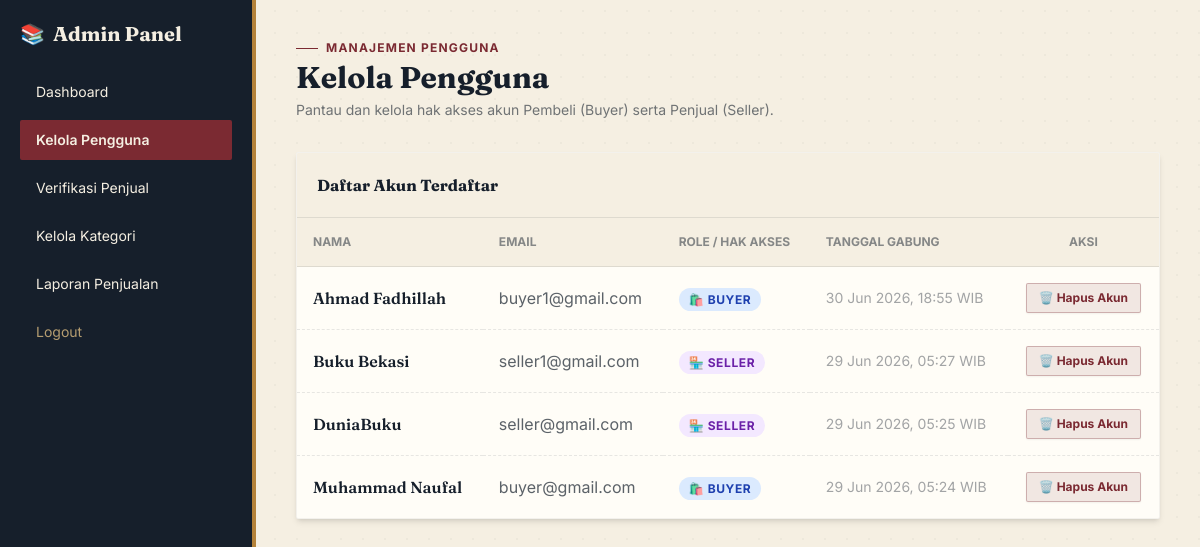
Screenshot of /admin/manage_users.php (signed in) with the database file from the repository.
### tables this page shows
CREATE TABLE `users` (
  `id` int(11) NOT NULL,
  `name` varchar(100) NOT NULL,
  `email` varchar(100) NOT NULL,
  `password` varchar(255) NOT NULL,
  `full_name` varchar(100) DEFAULT NULL,
  `phone` varchar(20) DEFAULT NULL,
  `address` text DEFAULT NULL,
  `role` enum('admin','seller','buyer') NOT NULL,
  `created_at` timestamp NOT NULL DEFAULT current_timestamp(),
  `is_verified` tinyint(1) DEFAULT 0
);

### admin/manage_users.php (the view, shortened to what this page needs)
<?php
include '../config/database.php';
$query_users = mysqli_query($db, "SELECT id, name, email, role, created_at FROM users WHERE role != 'admin' ORDER BY id DESC");
$current_page = basename($_SERVER['PHP_SELF']);
?>
<!DOCTYPE html>
<html lang="id">
<head>
    <script src="https://cdn.tailwindcss.com"></script>
</head>
<body class="bg-paper flex min-h-screen font-sans text-ink">
    <div class="bg-ink text-paper w-64 min-h-screen p-5 space-y-6 shrink-0 border-r-4 border-brass">
        <h2 class="text-xl font-serif font-bold flex items-center gap-2"><span class="text-brass-light">📚</span> Admin Panel</h2>
        <nav class="space-y-2 flex flex-col text-sm">
            <a href="index.php" class="<?= ($current_page == 'index.php') ? 'bg-maroon font-semibold' : 'hover:bg-ink-light' ?> px-4 py-2.5 rounded-sm transition">
                Dashboard
            </a>
            <a href="manage_users.php" class="<?= ($current_page == 'manage_users.php') ? 'bg-maroon font-semibold' : 'hover:bg-ink-light' ?> px-4 py-2.5 rounded-sm transition">
                Kelola Pengguna
            </a>
            <a href="verify_sellers.php" class="<?= ($current_page == 'verify_sellers.php') ? 'bg-maroon font-semibold' : 'hover:bg-ink-light' ?> px-4 py-2.5 rounded-sm transition">
                Verifikasi Penjual
            </a>
            <a href="manage_categories.php" class="<?= ($current_page == 'manage_categories.php') ? 'bg-maroon font-semibold' : 'hover:bg-ink-light' ?> px-4 py-2.5 rounded-sm transition">
                Kelola Kategori
            </a>
            <a href="report.php" class="<?= ($current_page == 'report.php') ? 'bg-maroon font-semibold' : 'hover:bg-ink-light' ?> px-4 py-2.5 rounded-sm transition">
                Laporan Penjualan
            </a>
            <a href="../auth/logout.php" class="text-brass-light/80 hover:bg-ink-light px-4 py-2.5 rounded-sm mt-10 transition">
                Logout
            </a>
        </nav>
    </div>
    <div class="flex-1 p-10">
        <div class="mb-8">
            <p class="eyebrow text-xs font-bold uppercase tracking-widest text-maroon mb-1">Manajemen Pengguna</p>
            <h1 class="text-3xl font-serif font-bold text-ink">Kelola Pengguna</h1>
            <p class="text-sm text-ink/60 mt-1">Pantau dan kelola hak akses akun Pembeli (Buyer) serta Penjual (Seller).</p>
        </div>
        <div class="bg-card rounded-sm shadow-md overflow-hidden border border-ink/5">
            <div class="p-5 bg-paper border-b border-ink/10">
                <h3 class="font-serif font-bold text-ink">Daftar Akun Terdaftar</h3>
            </div>
            <div class="overflow-x-auto">
                <table class="w-full border-collapse text-left">
                    <thead>
                        <tr class="bg-paper text-ink/50 font-bold uppercase text-xs border-b border-ink/10">
                            <th class="p-4">Nama</th>
                            <th class="p-4">Email</th>
                            <th class="p-4">Role / Hak Akses</th>
                            <th class="p-4">Tanggal Gabung</th>
                            <th class="p-4 text-center">Aksi</th>
                        </tr>
                    </thead>
                    <tbody class="divide-y divide-dashed divide-ink/10">
                        <?php if (mysqli_num_rows($query_users) > 0) : ?>
                            <?php while ($user = mysqli_fetch_assoc($query_users)) : ?>
                                <tr class="hover:bg-paper/60 transition">
                                    <td class="p-4 font-serif font-semibold text-ink"><?= htmlspecialchars($user['name']); ?></td>
                                    <td class="p-4 text-ink/70"><?= htmlspecialchars($user['email']); ?></td>
                                    <td class="p-4">
                                        <?php if ($user['role'] === 'seller') : ?>
                                            <span class="bg-purple-100 text-purple-800 font-bold text-xs px-2.5 py-1 rounded-full uppercase tracking-wider">🏪 Seller</span>
                                        <?php else : ?>
                                            <span class="bg-blue-100 text-blue-800 font-bold text-xs px-2.5 py-1 rounded-full uppercase tracking-wider">🛍️ Buyer</span>
                                        <?php endif; ?>
                                    </td>
                                    <td class="p-4 text-sm text-ink/40"><?= date('d M Y, H:i', strtotime($user['created_at'])); ?> WIB</td>
                                    <td class="p-4 text-center">
                                        <button type="button"
                                            data-url="manage_users.php?action=delete&id=<?= $user['id']; ?>"
                                            data-title="Hapus Akun Ini?"
                                            data-message="Akun <strong><?= htmlspecialchars($user['name']); ?></strong> akan dihapus permanen dan tidak bisa dikembalikan."
                                            data-confirm-label="Ya, Hapus"
                                            data-confirm-color="red"
                                            onclick="openConfirm(this)"
                                            class="inline-block bg-maroon/10 hover:bg-maroon text-maroon hover:text-paper border border-maroon/30 px-3 py-1.5 rounded-sm text-xs font-bold transition shadow-sm">
                                            🗑️ Hapus Akun
                                        </button>
                                    </td>
                                </tr>
                            <?php endwhile; ?>
                        <?php else : ?>
                            <tr>
                                <td colspan="5" class="text-center py-10 text-ink/40 font-serif italic">Belum ada akun buyer maupun seller yang terdaftar.</td>
                            </tr>
                        <?php endif; ?>
                    </tbody>
                </table>
            </div>
        </div>
    </div>
</body>
</html>

### admin/manage_users.php (style rules this page uses)
body { background-color: #F5EFE2; background-image: radial-gradient(#00000008 1px, transparent 1px); background-size: 22px 22px; }
.eyebrow::before { content: ''; display: inline-block; width: 22px; height: 1px; background: #7B2A32; margin-right: 8px; vertical-align: middle; }

### rows the page displays
users: name "Ahmad Fadhillah", email "buyer1@gmail.com", role "🛍️ BUYER", created_at "30 Jun 2026, 18:55"
users: name "Buku Bekasi", email "seller1@gmail.com", role "🏪 SELLER", created_at "29 Jun 2026, 05:27"
users: name "DuniaBuku", email "seller@gmail.com", role "🏪 SELLER", created_at "29 Jun 2026, 05:25"
users: name "Muhammad Naufal", email "buyer@gmail.com", role "🛍️ BUYER", created_at "29 Jun 2026, 05:24"
